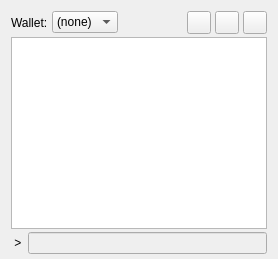
     <widget class="QWidget" name="pageConsole">
      <layout class="QVBoxLayout" name="verticalLayout_3">
       <property name="spacing">
        <number>3</number>
       </property>
       <property name="bottomMargin">
        <number>5</number>
       </property>
       <item>
        <layout class="QHBoxLayout" name="horizontalLayout">
         <property name="spacing">
          <number>4</number>
         </property>
         <item>
          <widget class="QLabel" name="WalletSelectorLabel">
           <property name="text">
            <string>Wallet:</string>
           </property>
          </widget>
         </item>
         <item>
          <widget class="QComboBox" name="WalletSelector">
           <property name="sizeAdjustPolicy">
            <enum>QComboBox::AdjustToContents</enum>
           </property>
           <item>
            <property name="text">
             <string>(none)</string>
            </property>
           </item>
          </widget>
         </item>
         <item>
          <spacer name="horizontalSpacer">
           <property name="orientation">
            <enum>Qt::Horizontal</enum>
           </property>
           <property name="sizeHint" stdset="0">
            <size>
             <width>40</width>
             <height>20</height>
            </size>
           </property>
          </spacer>
         </item>
         <item>
          <widget class="QToolButton" name="fontSmallerButton">
           <property name="toolTip">
            <string>Decrease font size</string>
           </property>
          </widget>
         </item>
         <item>
          <widget class="QToolButton" name="fontBiggerButton">
           <property name="toolTip">
            <string>Increase font size</string>
           </property>
          </widget>
         </item>
         <item>
          <widget class="QToolButton" name="clearButton">
           <property name="toolTip">
            <string>Clear console</string>
           </property>
           <property name="shortcut">
            <string notr="true">Ctrl+L</string>
           </property>
          </widget>
         </item>
        </layout>
       </item>
       <item>
        <widget class="QTextEdit" name="messagesWidget">
         <property name="minimumSize">
          <size>
           <width>0</width>
           <height>100</height>
          </size>
         </property>
         <property name="readOnly">
          <bool>true</bool>
         </property>
         <property name="tabKeyNavigation" stdset="0">
          <bool>false</bool>
         </property>
         <property name="columnCount" stdset="0">
          <number>2</number>
         </property>
        </widget>
       </item>
       <item>
        <layout class="QHBoxLayout" name="horizontalLayoutPrompt">
         <property name="spacing">
          <number>3</number>
         </property>
         <item>
          <widget class="QLabel" name="promptLabel">
           <property name="text">
            <string notr="true"> &gt; </string>
           </property>
          </widget>
         </item>
         <item>
          <widget class="QLineEdit" name="lineEdit">
           <property name="placeholderText">
            <string/>
           </property>
           <property name="enabled">
            <bool>false</bool>
           </property>
          </widget>
         </item>
        </layout>
       </item>
      </layout>
     </widget>
